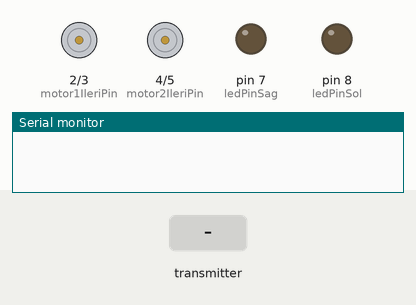
Bench run of a sketch on a simulated Arduino Uno, built with avr-gcc and run on an emulated ATmega328P. Shown: motor-driver pin pairs drawn as motors (green arrow = first pin HIGH = forward, orange = second pin HIGH = backward, longer = more drive), output pins drawn as LEDs (lit = HIGH), the last lines printed to the serial monitor. Inputs (shaded band) come from the test bench. No radio packets arrive unless stated.

Above: at 1.2 s.
1.3 s: the transmitter starts sending x = 25
At 1.6 s:
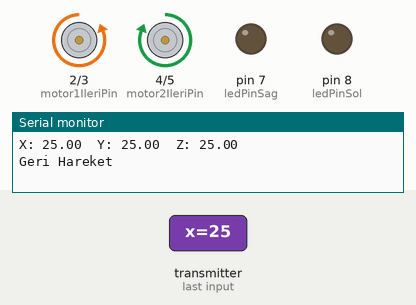
2.8 s: the transmitter starts sending x = 0
At 4.4 s:
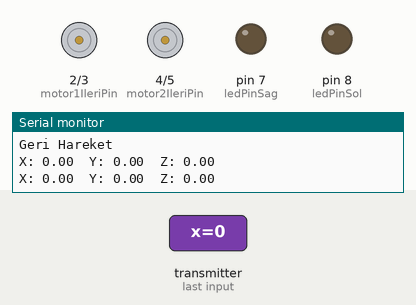
4.8 s: the transmitter starts sending x = 50
At 6.1 s:
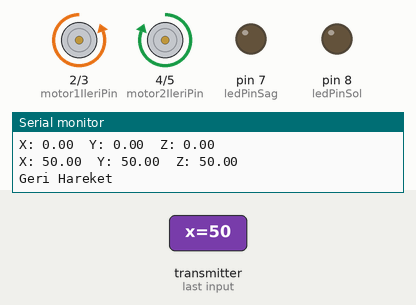
Timing chart, 0 to 7.8 s (numbered marks = the images above; inputs shaded):
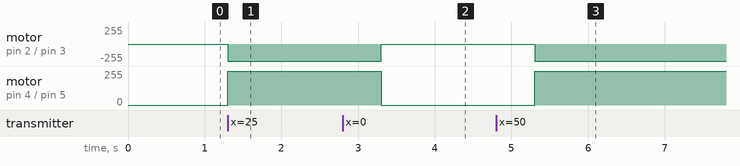

Measured:
- after the input at 1.3 s, motor on pin 2 (motor1IleriPin) / pin 3 (motor1GeriPin): stopped → backward 255/255 at once; motor on pin 4 (motor2IleriPin) / pin 5 (motor2GeriPin): stopped → forward 255/255 at once
- after the input at 2.8 s, motor on pin 2 (motor1IleriPin) / pin 3 (motor1GeriPin): backward 255/255 → stopped after 0.50 s; motor on pin 4 (motor2IleriPin) / pin 5 (motor2GeriPin): forward 255/255 → stopped after 0.50 s
- after the input at 4.8 s, motor on pin 2 (motor1IleriPin) / pin 3 (motor1GeriPin): stopped → backward 255/255 after 0.51 s; motor on pin 4 (motor2IleriPin) / pin 5 (motor2GeriPin): stopped → forward 255/255 after 0.51 s

The sketch:

ivmeRobot.ino
```cpp
#include <SPI.h>
#include <nRF24L01.h>
#include <RF24.h>

RF24 radio(9, 10); // CE, CSN pinleri
const byte address[6] = "00001";

// Motor pinlerini tanımla
const int motor1IleriPin = 2;
const int motor1GeriPin = 3;
const int motor2IleriPin = 4;
const int motor2GeriPin = 5;

// LED pinini tanımla
const int ledPinSag = 7;
const int ledPinSol = 8;

void setup() {
  Serial.begin(9600);
  radio.begin();
  radio.openReadingPipe(1, address);
  radio.setPALevel(RF24_PA_LOW);
  radio.startListening();

  // Motor pinlerini çıkış olarak ayarla
  pinMode(motor1IleriPin, OUTPUT);
  pinMode(motor1GeriPin, OUTPUT);
  pinMode(motor2IleriPin, OUTPUT);
  pinMode(motor2GeriPin, OUTPUT);

  // LED pinini çıkış olarak ayarla
  pinMode(ledPinSag, OUTPUT);
  pinMode(ledPinSol, OUTPUT);
}

void loop() {

if (radio.available()) {
    float x, y, z;
    radio.read(&x, sizeof(x));
    radio.read(&y, sizeof(y));
    radio.read(&z, sizeof(z));

    // Gelen verileri seri monitöre yazdır
    Serial.print("X: "); Serial.print(x); Serial.print("  ");
    Serial.print("Y: "); Serial.print(y); Serial.print("  ");
    Serial.print("Z: "); Serial.print(z); Serial.println("");

    // Aracın hareketini kontrol et
    if (y < -3) {
      Serial.println("İleri Hareket");
      motorIleri();
    } else if (y > 3) {
      Serial.println("Geri Hareket");
      motorGeri();
    } else if (x > 3) {
      Serial.println("Sola Hareket");
      motorSola();
    } else if (x < -3) {
      Serial.println("Sağa Hareket");
      motorSaga();
    } else {
      stop();
    }

    delay(1000); // Veri alma aralığını belirle
  }
}

// Sola hareket fonksiyonu
void motorSola() {
  digitalWrite(motor1IleriPin, HIGH);
  digitalWrite(motor1GeriPin, LOW);
  digitalWrite(motor2IleriPin, HIGH);
  digitalWrite(motor2GeriPin, LOW);
  digitalWrite(ledPinSag, LOW);
  digitalWrite(ledPinSol, HIGH);
}

// Saga hareket fonksiyonu
void motorSaga() {
  digitalWrite(motor1IleriPin, LOW);
  digitalWrite(motor1GeriPin, HIGH);
  digitalWrite(motor2IleriPin, LOW);
  digitalWrite(motor2GeriPin, HIGH);
  digitalWrite(ledPinSag, HIGH);
  digitalWrite(ledPinSol, LOW);
}

// İleri hareket fonksiyonu
void motorIleri() {
  digitalWrite(motor1IleriPin, HIGH);
  digitalWrite(motor1GeriPin, LOW);
  digitalWrite(motor2IleriPin, LOW);
  digitalWrite(motor2GeriPin, HIGH);
  digitalWrite(ledPinSag, HIGH);
  digitalWrite(ledPinSol, HIGH);
}

// Geri hareket fonksiyonu
void motorGeri() {
  digitalWrite(motor1IleriPin, LOW);
  digitalWrite(motor1GeriPin, HIGH);
  digitalWrite(motor2IleriPin, HIGH);
  digitalWrite(motor2GeriPin, LOW);
  digitalWrite(ledPinSag, LOW);
  digitalWrite(ledPinSol, LOW);
}

// Durma fonksiyonu
void stop() {
  digitalWrite(motor1IleriPin, LOW);
  digitalWrite(motor1GeriPin, LOW);
  digitalWrite(motor2IleriPin, LOW);
  digitalWrite(motor2GeriPin, LOW);
  digitalWrite(ledPinSag, LOW);
  digitalWrite(ledPinSol, LOW);
}
```
